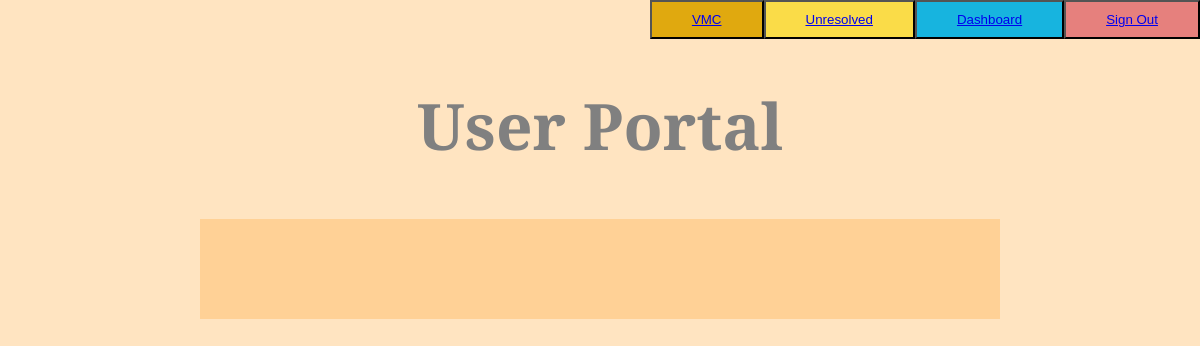
Page /home.php (signed in) on the earlier database version.
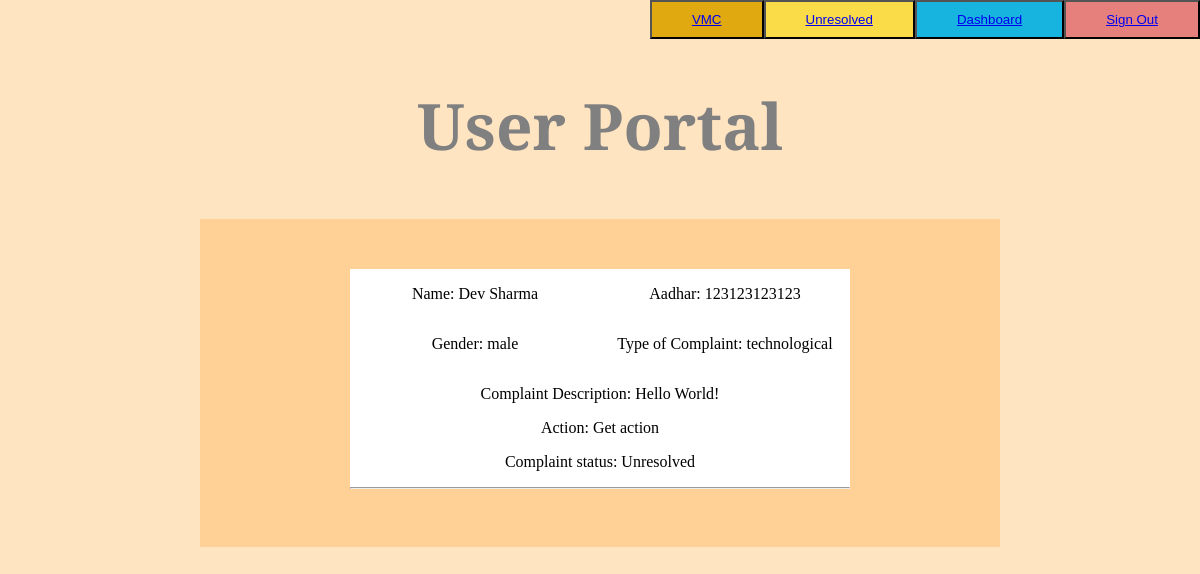
Same page on the later database version.
### tables this page shows
CREATE TABLE `complaint` (
  `id` bigint(20) NOT NULL,
  `body` text NOT NULL,
  `type` varchar(255) DEFAULT NULL,
  `action` text NOT NULL,
  `resolved` int(11) NOT NULL,
  `user_id` bigint(20) NOT NULL
);

CREATE TABLE `user` (
  `id` bigint(20) NOT NULL,
  `username` varchar(255) NOT NULL,
  `email` varchar(120) NOT NULL,
  `password` varchar(255) NOT NULL,
  `fullname` varchar(255) NOT NULL,
  `gender` varchar(255) NOT NULL,
  `ward` int(11) NOT NULL,
  `aadhar` varchar(12) NOT NULL,
  `role` varchar(255) NOT NULL DEFAULT 'citizen'
);

### home.php (the view, shortened to what this page needs)
<?php
include("session.php");
?>
<!DOCTYPE html>
<html>
<head>
    <link rel="stylesheet" href="./css/scrollbar.css">
    <link rel="stylesheet" href="./css/style.css">
    <link rel="stylesheet" href="./css/home.css">
</head>
<body>
    <div class="button-types">
        <button class="vmc" style="text-decoration: none; background-color: #e0a90f;padding: 10px 40px;"><a href="index.php">VMC</a></button>
        <button class="unresolved"><a href="home.php">Unresolved</a></button>
        <button class="me" style="text-decoration: none; background-color: #17b4df;padding: 10px 40px;"><a href="me.php">Dashboard</a></button>
        <button class="signout" style="text-decoration: none; background-color: #e6807d;padding: 10px 40px;"><a href="signout.php">Sign Out</a></button>
    </div>
    <h1 style="text-align: center; color: gray;"><?php if ($_SESSION['role'] == 'admin') echo "Admin ";
                                                    else echo "User " ?>Portal</h1>
    <div class="complaints_container">
        <?php
        $q = 0;
        if ($_SESSION['role'] == "admin") {
            $result = mysqli_query($con, "SELECT * FROM user WHERE id = '$_SESSION[id]'");
            $admin = mysqli_fetch_array($result);
            $count = mysqli_num_rows($result);
            if ($count == 0) {
                echo "<script>alert('Admin doesn't exist'); window.location='signout.php'</script>";
            } else if ($count > 0) {
                $fullname = $admin['fullname'];
                $username = $admin['username'];
                $ward = $admin['ward'];
            }
            $query = mysqli_query($con, "SELECT * from complaint join user on complaint.user_id = user.id WHERE (ward = $ward and resolved = $q) order by complaint.id DESC");
            if (mysqli_num_rows($query) == 0) {
            }
            while ($row = mySQLi_fetch_array($query)) {
                $id = $row['0'];
                echo $id . "\t";
                $name = $row['fullname'];
                $aadhar = $row['aadhar'];
                $gender = $row['gender'];
                $type = $row['type'];
                $body = $row['body'];
                echo $body . "\n";
                $action = $row['action'];
                $resolved = $row['resolved'];
        ?>
                <form class="complaint_form" align="center" method="post" action="update_complaint.php">
                    <div class="side-by-side">
                        <p class="name">Name: <?php echo $name ?></p>
                        <p class="aadhar">Aadhar: <?php echo $aadhar ?></p>
                    </div>
                    <div class="side-by-side">
                        <p class="gender">Gender: <?php echo $gender ?></p>
                        <p class="type">Type of Complaint: <?php echo $type ?></p>
                    </div>
                    <p class="body">Complaint Description: <?php echo $body ?></p>
                    <p>Action</p>
                    <textarea class="action" name="action"><?php echo $action ?></textarea>
                    <p>Complaint resolved?</p>
                    <input type="checkbox" id="resolved" name="resolved" <?php if ($resolved == 1) echo "checked" ?>>
                      <label for="html">Resolved</label><br>
                    <input name="id" class="invisible" value="<?php echo $id ?>" type="text">
                    <button class="update-complaint-button" type="submit" name="submit">Update Complaint</button>
                    <hr>
                </form>
            <?php
            }
        } else {
            $result = mysqli_query($con, "SELECT * FROM user WHERE id = '$_SESSION[id]'");
            $admin = mysqli_fetch_array($result);
            $count = mysqli_num_rows($result);
            if ($count == 0) {
                echo "<script>alert('Citizen doesn't exist'); window.location='signout.php'</script>";
            } else if ($count > 0) {
                $ward = $admin['ward'];
            }
            $query = mysqli_query($con, "SELECT * from complaint join user on complaint.user_id = user.id WHERE (ward = $ward and resolved = $q) order by complaint.id DESC");
            while ($row = mySQLi_fetch_array($query)) {
                $name = $row['fullname'];
                $aadhar = $row['aadhar'];
                $gender = $row['gender'];
                $type = $row['type'];
                $body = $row['body'];
                $action = $row['action'];
                $resolved = $row['resolved'];
            ?>
                <form class="complaint_form" align="center">
                    <div class="side-by-side">
                        <p class="name">Name: <?php echo $name ?></p>
                        <p class="aadhar">Aadhar: <?php echo $aadhar ?></p>
                    </div>
                    <div class="side-by-side">
                        <p class="gender">Gender: <?php echo $gender ?></p>
                        <p class="type">Type of Complaint: <?php echo $type ?></p>
                    </div>
                    <p class="body">Complaint Description: <?php echo $body ?></p>
                    <p>Action: <?php echo $action ?></p>
                    <p>Complaint status: <?php if ($resolved == 1) echo "Resolved";
                                            else echo "Unresolved" ?></p>
                    <hr>
                </form>
        <?php
            }
        }
        ?>
    </div>
</body>
</html>

### css/style.css (style rules this page uses)
body { font-family: 'Merriweather', serif; padding: 0; margin:0; background-color: #ffe4c1; }
h1 { font-size:4rem; color:white; text-align: left; }

### css/home.css (style rules this page uses)
.unresolved { text-decoration: none; background-color: #fadc48; padding: 10px 40px; }
.signout { text-decoration: none; background-color: #e6807d !important; padding: 10px 40px; }
.complaints_container { background-color: #ffd196; padding: 50px 150px; margin: 0px 200px; margin-top: 50px; }
.complaint_form { background-color: white; }
.side-by-side { width: 100%; display: flex; flex-direction: row; }
.side-by-side > * { width: 100%; }
.button-types { display: flex; justify-content: right; }

Differences in the rows shown:
added complaint: user.fullname "Dev Sharma", user.aadhar "123123123123", user.gender "male", type "technological", body "Hello World!", action "Get action", resolved "Unresolved"
